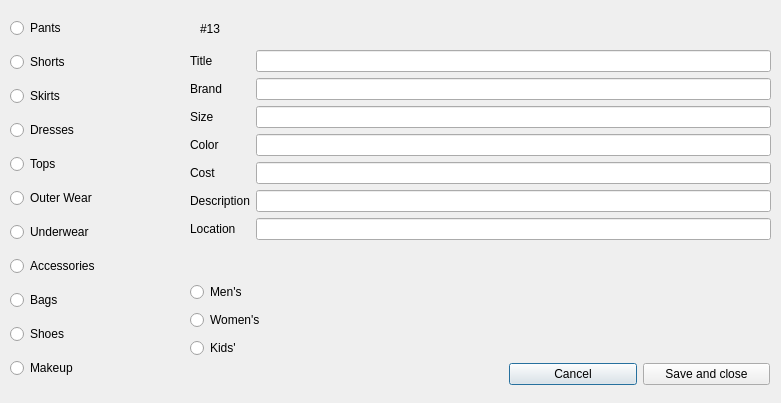
<?xml version="1.0" encoding="UTF-8"?>
<ui version="4.0">
 <class>InventoryFileEditor</class>
 <widget class="QDialog" name="InventoryFileEditor">
  <property name="geometry">
   <rect>
    <x>0</x>
    <y>0</y>
    <width>781</width>
    <height>403</height>
   </rect>
  </property>
  <property name="windowTitle">
   <string>Dialog</string>
  </property>
  <widget class="QWidget" name="formLayoutWidget">
   <property name="geometry">
    <rect>
     <x>190</x>
     <y>50</y>
     <width>581</width>
     <height>221</height>
    </rect>
   </property>
   <layout class="QFormLayout" name="formLayout">
    <item row="0" column="0">
     <widget class="QLabel" name="titleLabel">
      <property name="text">
       <string>Title</string>
      </property>
     </widget>
    </item>
    <item row="1" column="0">
     <widget class="QLabel" name="brandLabel">
      <property name="text">
       <string>Brand</string>
      </property>
     </widget>
    </item>
    <item row="1" column="1">
     <widget class="QLineEdit" name="brandLineEdit"/>
    </item>
    <item row="2" column="0">
     <widget class="QLabel" name="sizeLabel">
      <property name="text">
       <string>Size</string>
      </property>
     </widget>
    </item>
    <item row="2" column="1">
     <widget class="QLineEdit" name="sizeLineEdit"/>
    </item>
    <item row="3" column="0">
     <widget class="QLabel" name="colorLabel">
      <property name="text">
       <string>Color</string>
      </property>
     </widget>
    </item>
    <item row="3" column="1">
     <widget class="QLineEdit" name="colorLineEdit"/>
    </item>
    <item row="4" column="0">
     <widget class="QLabel" name="costLabel">
      <property name="text">
       <string>Cost</string>
      </property>
     </widget>
    </item>
    <item row="4" column="1">
     <widget class="QLineEdit" name="costLineEdit"/>
    </item>
    <item row="5" column="0">
     <widget class="QLabel" name="descriptionLabel">
      <property name="text">
       <string>Description</string>
      </property>
     </widget>
    </item>
    <item row="5" column="1">
     <widget class="QLineEdit" name="descriptionLineEdit"/>
    </item>
    <item row="6" column="0">
     <widget class="QLabel" name="locationLabel">
      <property name="text">
       <string>Location</string>
      </property>
     </widget>
    </item>
    <item row="6" column="1">
     <widget class="QLineEdit" name="locationLineEdit"/>
    </item>
    <item row="0" column="1">
     <widget class="QLineEdit" name="titleLineEdit"/>
    </item>
   </layout>
  </widget>
  <widget class="QWidget" name="verticalLayoutWidget_2">
   <property name="geometry">
    <rect>
     <x>190</x>
     <y>280</y>
     <width>160</width>
     <height>83</height>
    </rect>
   </property>
   <layout class="QVBoxLayout" name="verticalLayout_3">
    <item>
     <widget class="QRadioButton" name="mensRadioButton">
      <property name="text">
       <string>Men's</string>
      </property>
     </widget>
    </item>
    <item>
     <widget class="QRadioButton" name="womenRadioButtons">
      <property name="text">
       <string>Women's</string>
      </property>
     </widget>
    </item>
    <item>
     <widget class="QRadioButton" name="kidsRadioButton">
      <property name="text">
       <string>Kids'</string>
      </property>
     </widget>
    </item>
   </layout>
  </widget>
  <widget class="QWidget" name="verticalLayoutWidget_4">
   <property name="geometry">
    <rect>
     <x>10</x>
     <y>10</y>
     <width>171</width>
     <height>379</height>
    </rect>
   </property>
   <layout class="QVBoxLayout" name="verticalLayout_5">
    <item>
     <widget class="QRadioButton" name="pantsRadioButton">
      <property name="focusPolicy">
       <enum>Qt::StrongFocus</enum>
      </property>
      <property name="text">
       <string>Pants</string>
      </property>
     </widget>
    </item>
    <item>
     <widget class="QRadioButton" name="shortsRadioButton">
      <property name="text">
       <string>Shorts</string>
      </property>
     </widget>
    </item>
    <item>
     <widget class="QRadioButton" name="skirtsRadioButton">
      <property name="text">
       <string>Skirts</string>
      </property>
     </widget>
    </item>
    <item>
     <widget class="QRadioButton" name="dressesRadioButton">
      <property name="text">
       <string>Dresses</string>
      </property>
     </widget>
    </item>
    <item>
     <widget class="QRadioButton" name="topRadioButton">
      <property name="text">
       <string>Tops</string>
      </property>
     </widget>
    </item>
    <item>
     <widget class="QRadioButton" name="outerwearRadioButton">
      <property name="text">
       <string>Outer Wear</string>
      </property>
     </widget>
    </item>
    <item>
     <widget class="QRadioButton" name="underwearRadioButton">
      <property name="text">
       <string>Underwear</string>
      </property>
     </widget>
    </item>
    <item>
     <widget class="QRadioButton" name="accessoriesRadioButton">
      <property name="text">
       <string>Accessories</string>
      </property>
     </widget>
    </item>
    <item>
     <widget class="QRadioButton" name="bagsRadioButton">
      <property name="text">
       <string>Bags</string>
      </property>
     </widget>
    </item>
    <item>
     <widget class="QRadioButton" name="shoesRadioButton">
      <property name="text">
       <string>Shoes</string>
      </property>
     </widget>
    </item>
    <item>
     <widget class="QRadioButton" name="makeupRadioButton">
      <property name="text">
       <string>Makeup</string>
      </property>
     </widget>
    </item>
   </layout>
  </widget>
  <widget class="QWidget" name="horizontalLayoutWidget">
   <property name="geometry">
    <rect>
     <x>509</x>
     <y>349</y>
     <width>261</width>
     <height>51</height>
    </rect>
   </property>
   <layout class="QHBoxLayout" name="horizontalLayout_3">
    <item>
     <widget class="QPushButton" name="cancelButton">
      <property name="text">
       <string>Cancel</string>
      </property>
     </widget>
    </item>
    <item>
     <widget class="QPushButton" name="saveAndCloseButton">
      <property name="text">
       <string>Save and close</string>
      </property>
     </widget>
    </item>
   </layout>
  </widget>
  <widget class="QLabel" name="itemNumberLabel">
   <property name="geometry">
    <rect>
     <x>200</x>
     <y>20</y>
     <width>441</width>
     <height>17</height>
    </rect>
   </property>
   <property name="text">
    <string>#13</string>
   </property>
  </widget>
  <widget class="QLabel" name="soldForLabel">
   <property name="geometry">
    <rect>
     <x>360</x>
     <y>280</y>
     <width>351</width>
     <height>17</height>
    </rect>
   </property>
   <property name="text">
    <string/>
   </property>
  </widget>
 </widget>
 <resources/>
 <connections/>
</ui>
